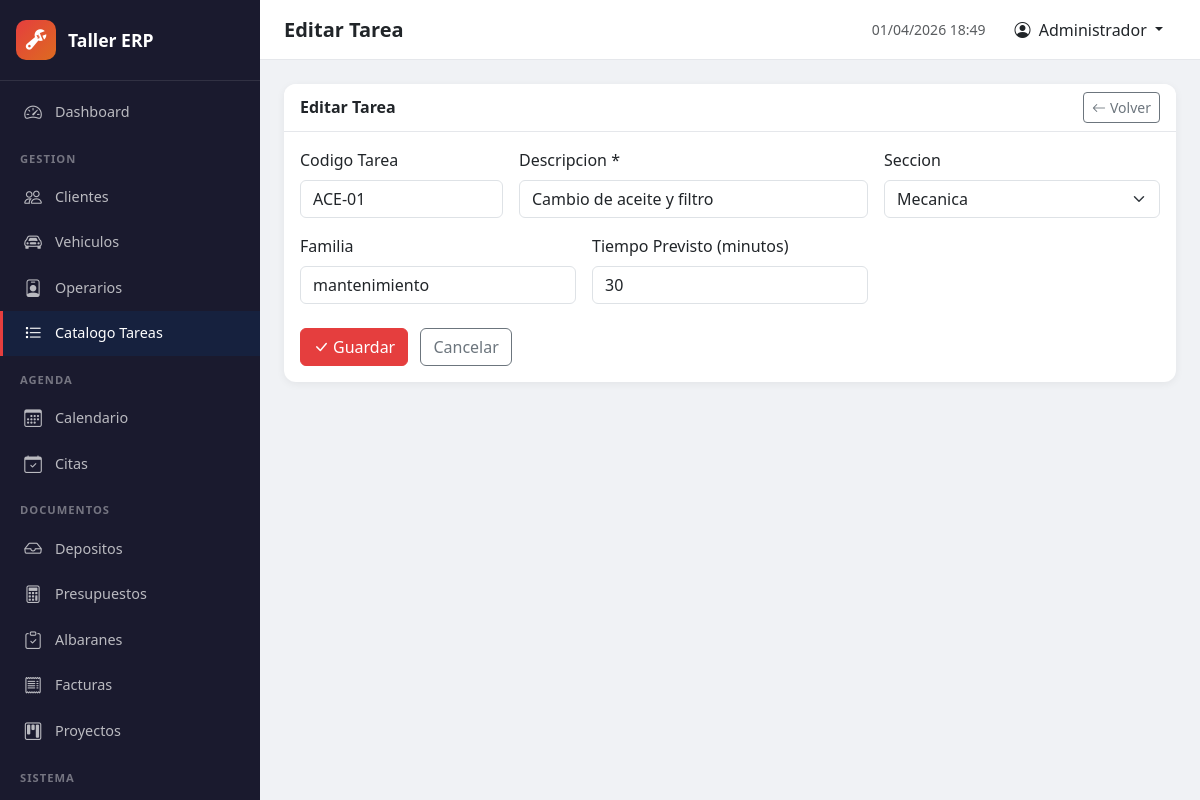
The app's page /index.php?c=tarea&a=edit&id=2 (signed in) with its own data.
### tables this page shows
CREATE TABLE IF NOT EXISTS tareas (
    id INT AUTO_INCREMENT PRIMARY KEY,
    id_tarea VARCHAR(50) DEFAULT '',
    descripcion VARCHAR(150) DEFAULT '',
    seccion VARCHAR(50) DEFAULT '',
    familia VARCHAR(50) DEFAULT '',
    tiempo_previsto INT DEFAULT 0,
    activo VARCHAR(2) DEFAULT 'SI',
    created_at DATETIME DEFAULT CURRENT_TIMESTAMP,
    updated_at DATETIME DEFAULT CURRENT_TIMESTAMP ON UPDATE CURRENT_TIMESTAMP,
    INDEX idx_seccion (seccion)
);

### core/Controller.php (called while the page is built, shortened)
<?php
class Controller {
    protected function view($name, $data = []) {
        extract($data);
        $viewFile = __DIR__ . '/../views/' . $name . '.php';
        include $viewFile;
        include __DIR__ . '/../views/layout/master.php';
    }
}

### controllers/TareaController.php (called while the page is built, shortened)
<?php
class TareaController extends Controller {
    public function edit() {
        $id = (int)$this->getParam('id');
        $tarea = TareaCatalogo::findById($id);
        $this->view('tareas/form', ['pageTitle' => 'Editar Tarea', 'tarea' => $tarea]);
    }
}

### core/Router.php (called while the page is built, shortened)
<?php
class Router {
    public function dispatch() {
        $action = $_GET['a'] ?? 'index';
        $action = preg_replace('/[^a-zA-Z0-9_]/', '', $action);
        $instance = new $controllerClass();
        $instance->$action();
    }
}

### index.php (called while the page is built, shortened)
<?php
require_once __DIR__ . '/core/Helpers.php';
require_once __DIR__ . '/core/Model.php';
require_once __DIR__ . '/core/Controller.php';
require_once __DIR__ . '/core/Router.php';
$router = new Router();
$router->dispatch();

### core/Model.php (called while the page is built, shortened)
<?php
class Model {
    protected static $table = '';
    public static function getDB() {
        return getDB();
    }
    public static function findById($id) {
        $db = self::getDB();
        $stmt = $db->prepare("SELECT * FROM " . static::$table . " WHERE id = ?");
        $stmt->execute([$id]);
        return $stmt->fetch();
    }
}

### core/Helpers.php (called while the page is built, shortened)
<?php
function e($str) {
    return htmlspecialchars($str ?? '', ENT_QUOTES, 'UTF-8');
}

### views/tareas/form.php (the view, shortened to what this page needs)
<?php $t = $tarea; $isEdit = !empty($t); ?>
<div class="card form-card">
    <div class="card-header d-flex justify-content-between align-items-center">
        <h6 class="mb-0 fw-bold"><?= $isEdit ? 'Editar Tarea' : 'Nueva Tarea' ?></h6>
        <a href="index.php?c=tarea" class="btn btn-sm btn-outline-secondary"><i class="bi bi-arrow-left me-1"></i>Volver</a>
    </div>
    <div class="card-body">
        <form method="POST" action="index.php?c=tarea&a=<?= $isEdit ? 'update' : 'store' ?>">
            <div class="row g-3">
                <div class="col-md-3">
                    <label class="form-label">Codigo Tarea</label>
                    <input type="text" class="form-control" name="id_tarea" value="<?= e($t['id_tarea'] ?? '') ?>" placeholder="REV-01">
                </div>
                <div class="col-md-5">
                    <label class="form-label">Descripcion *</label>
                    <input type="text" class="form-control" name="descripcion" value="<?= e($t['descripcion'] ?? '') ?>" required>
                </div>
                <div class="col-md-4">
                    <label class="form-label">Seccion</label>
                    <select class="form-select" name="seccion">
                        <?php foreach (['mecanica','electricidad','chapa','pintura','tapiceria','diagnosis'] as $s): ?>
                            <option value="<?= $s ?>" <?= ($t['seccion'] ?? '') === $s ? 'selected' : '' ?>><?= ucfirst($s) ?></option>
                        <?php endforeach; ?>
                    </select>
                </div>
                <div class="col-md-4">
                    <label class="form-label">Familia</label>
                    <input type="text" class="form-control" name="familia" value="<?= e($t['familia'] ?? '') ?>" placeholder="revision, mantenimiento, frenos...">
                </div>
                <div class="col-md-4">
                    <label class="form-label">Tiempo Previsto (minutos)</label>
                    <input type="number" class="form-control" name="tiempo_previsto" value="<?= e($t['tiempo_previsto'] ?? 0) ?>" min="0">
                </div>
            </div>
            <div class="mt-4">
                <button type="submit" class="btn btn-primary"><i class="bi bi-check-lg me-1"></i><?= $isEdit ? 'Guardar' : 'Crear Tarea' ?></button>
                <a href="index.php?c=tarea" class="btn btn-outline-secondary ms-2">Cancelar</a>
            </div>
        </form>
    </div>
</div>

### assets/css/app.css (style rules this page uses)
:root { --sidebar-width: 260px; --sidebar-bg: #1a1a2e; --sidebar-hover: #16213e; --sidebar-active: #e53e3e; --topbar-height: 60px; --primary: #e53e3e; --primary-dark: #c53030; }
* { box-sizing: border-box; }
body { font-family: 'Segoe UI', system-ui, -apple-system, sans-serif; background: #f0f2f5; margin: 0; min-height: 100vh; }
.btn-primary { background: var(--primary); border-color: var(--primary); }
.form-card { border: none; border-radius: 12px; box-shadow: 0 2px 8px rgba(0,0,0,0.06); }
.form-card .card-header { background: #fff; border-bottom: 1px solid #e5e7eb; border-radius: 12px 12px 0 0 !important; }

### records on screen
tareas: id_tarea "ACE-01", descripcion "Cambio de aceite y filtro", seccion "Mecanica", familia "mantenimiento", tiempo_previsto "30"

### other values on screen
APP_NAME "Taller ERP"
$pageTitle "Editar Tarea"
currentUser()['nombre'] "Administrador"
